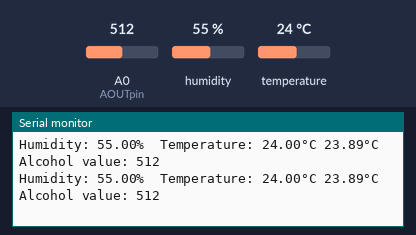
The sketch below on a simulated Arduino Uno, built with avr-gcc and run on an emulated ATmega328P. On the bench: the last lines printed to the serial monitor. The test bench sets the inputs (shaded band); at power-on: A0 (AOUTpin) = 512, humidity 55 %, temperature 24 °C.

Above: at 8.0 s.
8.1 s: A0 (AOUTpin) set to 109
At 9.6 s:
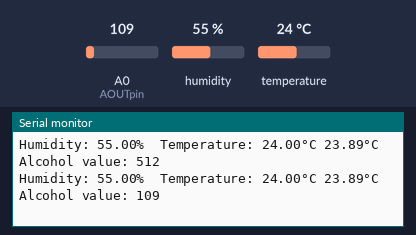
14.7 s: A0 (AOUTpin) set to 93
At 15.5 s:
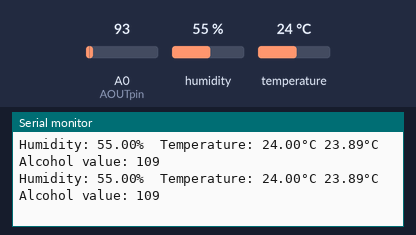
Timing chart, 0 to 17.7 s (numbered marks = the images above; inputs shaded):
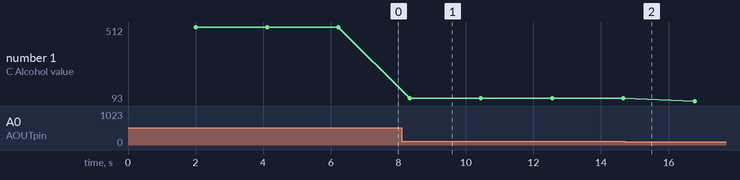

Measured:
- after the input at 8.1 s, the serial monitor: prints a new line after 0.23 s (image 1)
- plotted number 1: 512 → 109 after the input at 8.1 s, 109 → 93 after the input at 14.7 s

The sketch:

alc_and_humidity_temp.ino
```cpp
#include "DHT.h"
#define DHTPIN 2
#define DHTTYPE DHT22
const int AOUTpin=0;
int value;
DHT dht(DHTPIN, DHTTYPE);

void setup() {
Serial.begin(9600);
pinMode(AOUTpin, INPUT);
Serial.println(F("DHTxx test!"));
dht.begin();
}

void loop()
{
delay(2000);
float h = dht.readHumidity();
float t = dht.readTemperature();
float hic = dht.computeHeatIndex(t, h, false);
Serial.print(F("Humidity: "));

Serial.print(h);

Serial.print(F("%  Temperature: "));

Serial.print(t);

Serial.print(F("°C "));


Serial.print(hic);

Serial.print(F("°C "));


value= analogRead(AOUTpin);//reads the analaog value from the alcohol sensor's AOUT pin

Serial.print("Alcohol value: ");
Serial.println(value);

delay(100);

}
```
